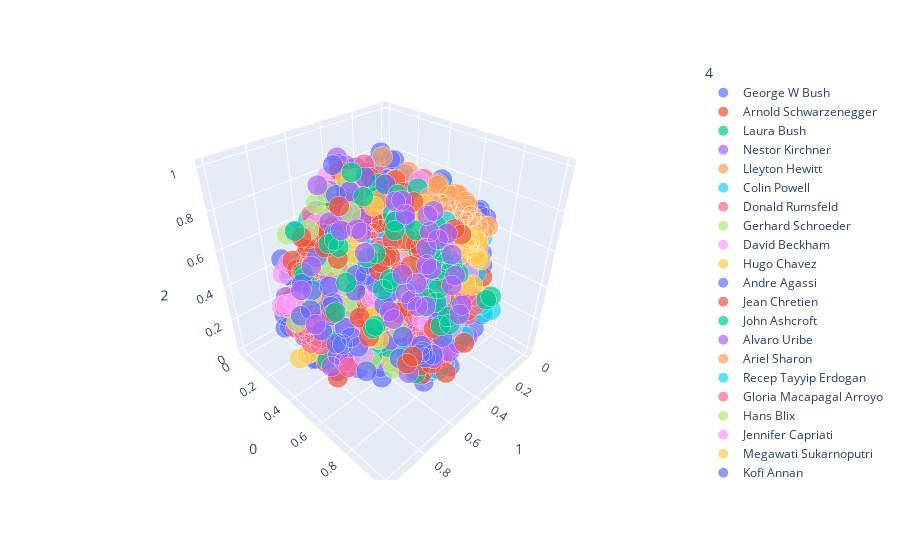

The code cell stored with this chart in its notebook:
### Code cell
import pandas as pd
import plotly.express as px

df = pd.DataFrame(np.column_stack((X_embedded, y, [names[i] for i in y])))
df = df.drop(index=[1889, 933])
for i in [0, 1, 2]:
    df[i] = df[i].astype(float)
    df[i]=(df[i]-df[i].min())/(df[i].max()-df[i].min())
df[5] = 1

fig = px.scatter_3d(df, x=1, y=0, z=2, color=4, size=5)
fig.show()
